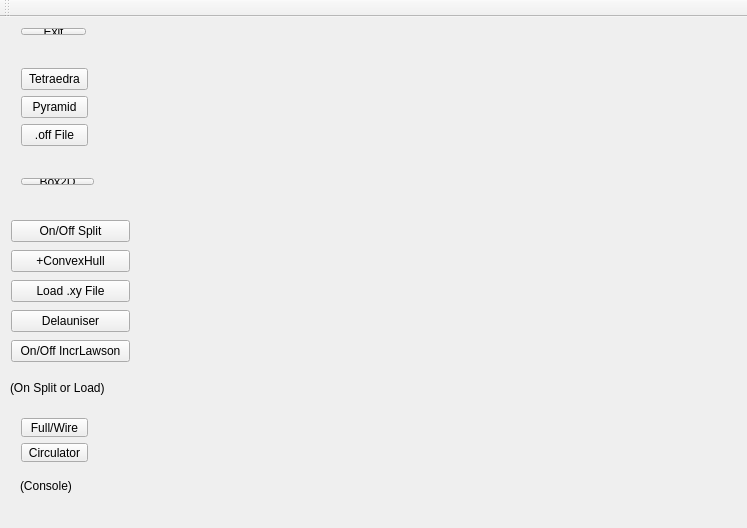
<?xml version="1.0" encoding="UTF-8"?>
<ui version="4.0">
 <class>MainWindow</class>
 <widget class="QMainWindow" name="MainWindow">
  <property name="geometry">
   <rect>
    <x>0</x>
    <y>0</y>
    <width>747</width>
    <height>528</height>
   </rect>
  </property>
  <property name="windowTitle">
   <string>Mesh_Computational_Geometry</string>
  </property>
  <widget class="QWidget" name="centralWidget">
   <property name="sizePolicy">
    <sizepolicy hsizetype="Expanding" vsizetype="Preferred">
     <horstretch>0</horstretch>
     <verstretch>0</verstretch>
    </sizepolicy>
   </property>
   <widget class="GLDisplayWidget" name="widget" native="true">
    <property name="geometry">
     <rect>
      <x>140</x>
      <y>10</y>
      <width>591</width>
      <height>491</height>
     </rect>
    </property>
   </widget>
   <widget class="QWidget" name="verticalLayoutWidget">
    <property name="geometry">
     <rect>
      <x>10</x>
      <y>0</y>
      <width>87</width>
      <height>29</height>
     </rect>
    </property>
    <layout class="QVBoxLayout" name="verticalLayout">
     <item>
      <widget class="QPushButton" name="quit">
       <property name="text">
        <string>Exit</string>
       </property>
      </widget>
     </item>
    </layout>
   </widget>
   <widget class="QLabel" name="label">
    <property name="geometry">
     <rect>
      <x>10</x>
      <y>360</y>
      <width>131</width>
      <height>21</height>
     </rect>
    </property>
    <property name="text">
     <string>(On Split or Load)</string>
    </property>
   </widget>
   <widget class="QLabel" name="label_3">
    <property name="geometry">
     <rect>
      <x>20</x>
      <y>460</y>
      <width>67</width>
      <height>17</height>
     </rect>
    </property>
    <property name="text">
     <string>(Console)</string>
    </property>
   </widget>
   <widget class="QWidget" name="">
    <property name="geometry">
     <rect>
      <x>10</x>
      <y>40</y>
      <width>89</width>
      <height>101</height>
     </rect>
    </property>
    <layout class="QVBoxLayout" name="verticalLayout_2">
     <item>
      <layout class="QHBoxLayout" name="horizontalLayout_4">
       <item>
        <widget class="QPushButton" name="tetra">
         <property name="text">
          <string>Tetraedra</string>
         </property>
        </widget>
       </item>
      </layout>
     </item>
     <item>
      <layout class="QHBoxLayout" name="horizontalLayout_2">
       <item>
        <widget class="QPushButton" name="pyra">
         <property name="text">
          <string>Pyramid</string>
         </property>
        </widget>
       </item>
      </layout>
     </item>
     <item>
      <layout class="QHBoxLayout" name="horizontalLayout_5">
       <item>
        <widget class="QPushButton" name="offfile">
         <property name="text">
          <string>.off File</string>
         </property>
        </widget>
       </item>
      </layout>
     </item>
    </layout>
   </widget>
   <widget class="QWidget" name="">
    <property name="geometry">
     <rect>
      <x>10</x>
      <y>150</y>
      <width>95</width>
      <height>29</height>
     </rect>
    </property>
    <layout class="QHBoxLayout" name="horizontalLayout_8">
     <item>
      <widget class="QPushButton" name="box2">
       <property name="text">
        <string>Box2D</string>
       </property>
      </widget>
     </item>
    </layout>
   </widget>
   <widget class="QWidget" name="">
    <property name="geometry">
     <rect>
      <x>0</x>
      <y>190</y>
      <width>141</width>
      <height>171</height>
     </rect>
    </property>
    <layout class="QVBoxLayout" name="verticalLayout_3">
     <item>
      <layout class="QHBoxLayout" name="horizontalLayout_12">
       <item>
        <widget class="QPushButton" name="split">
         <property name="text">
          <string>On/Off Split</string>
         </property>
        </widget>
       </item>
      </layout>
     </item>
     <item>
      <layout class="QHBoxLayout" name="horizontalLayout_9">
       <item>
        <widget class="QPushButton" name="convexhull">
         <property name="text">
          <string>+ConvexHull</string>
         </property>
        </widget>
       </item>
      </layout>
     </item>
     <item>
      <layout class="QHBoxLayout" name="horizontalLayout_10">
       <item>
        <widget class="QPushButton" name="loadxyfile">
         <property name="text">
          <string>Load .xy File</string>
         </property>
        </widget>
       </item>
      </layout>
     </item>
     <item>
      <layout class="QHBoxLayout" name="horizontalLayout_11">
       <item>
        <widget class="QPushButton" name="delaunay">
         <property name="text">
          <string>Delauniser</string>
         </property>
        </widget>
       </item>
      </layout>
     </item>
     <item>
      <layout class="QHBoxLayout" name="horizontalLayout_13">
       <item>
        <widget class="QPushButton" name="incrlawson">
         <property name="text">
          <string>On/Off IncrLawson</string>
         </property>
        </widget>
       </item>
      </layout>
     </item>
    </layout>
   </widget>
   <widget class="QWidget" name="">
    <property name="geometry">
     <rect>
      <x>10</x>
      <y>390</y>
      <width>89</width>
      <height>66</height>
     </rect>
    </property>
    <layout class="QVBoxLayout" name="verticalLayout_4">
     <item>
      <layout class="QHBoxLayout" name="horizontalLayout_6">
       <item>
        <widget class="QPushButton" name="wire">
         <property name="text">
          <string>Full/Wire</string>
         </property>
        </widget>
       </item>
      </layout>
     </item>
     <item>
      <layout class="QHBoxLayout" name="horizontalLayout_3">
       <item>
        <widget class="QPushButton" name="circu">
         <property name="text">
          <string>Circulator</string>
         </property>
        </widget>
       </item>
      </layout>
     </item>
    </layout>
   </widget>
   <zorder>widget</zorder>
   <zorder>verticalLayoutWidget</zorder>
   <zorder>layoutWidget</zorder>
   <zorder>layoutWidget</zorder>
   <zorder>layoutWidget</zorder>
   <zorder>layoutWidget</zorder>
   <zorder>layoutWidget</zorder>
   <zorder>tetra</zorder>
   <zorder>box2</zorder>
   <zorder>split</zorder>
   <zorder>delaunay</zorder>
   <zorder>convexhull</zorder>
   <zorder>incrlawson</zorder>
   <zorder>loadxyfile</zorder>
   <zorder>horizontalLayoutWidget</zorder>
   <zorder>horizontalLayoutWidget</zorder>
   <zorder>horizontalLayoutWidget</zorder>
   <zorder>horizontalLayoutWidget</zorder>
   <zorder>horizontalLayoutWidget</zorder>
   <zorder>horizontalLayoutWidget</zorder>
   <zorder>label</zorder>
   <zorder>label_3</zorder>
  </widget>
  <widget class="QToolBar" name="mainToolBar">
   <attribute name="toolBarArea">
    <enum>TopToolBarArea</enum>
   </attribute>
   <attribute name="toolBarBreak">
    <bool>false</bool>
   </attribute>
  </widget>
 </widget>
 <layoutdefault spacing="6" margin="11"/>
 <customwidgets>
  <customwidget>
   <class>GLDisplayWidget</class>
   <extends>QWidget</extends>
   <header>gldisplaywidget.h</header>
   <container>1</container>
  </customwidget>
 </customwidgets>
 <resources/>
 <connections>
  <connection>
   <sender>quit</sender>
   <signal>released()</signal>
   <receiver>MainWindow</receiver>
   <slot>close()</slot>
   <hints>
    <hint type="sourcelabel">
     <x>19</x>
     <y>40</y>
    </hint>
    <hint type="destinationlabel">
     <x>82</x>
     <y>62</y>
    </hint>
   </hints>
  </connection>
 </connections>
 <slots>
  <slot>Tetraedra()</slot>
  <slot>TEST()</slot>
 </slots>
</ui>
